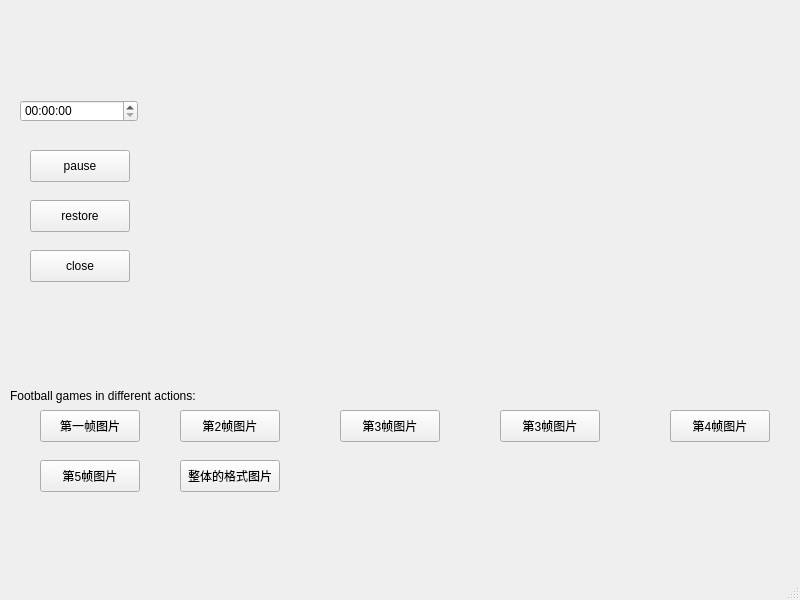
<?xml version="1.0" encoding="UTF-8"?>
<ui version="4.0">
 <class>MainWindow</class>
 <widget class="QMainWindow" name="MainWindow">
  <property name="geometry">
   <rect>
    <x>0</x>
    <y>0</y>
    <width>800</width>
    <height>600</height>
   </rect>
  </property>
  <property name="windowTitle">
   <string>MainWindow</string>
  </property>
  <widget class="QWidget" name="centralwidget">
   <widget class="QWidget" name="verticalLayoutWidget">
    <property name="geometry">
     <rect>
      <x>170</x>
      <y>10</y>
      <width>571</width>
      <height>371</height>
     </rect>
    </property>
    <layout class="QVBoxLayout" name="verticalLayout"/>
   </widget>
   <widget class="QPushButton" name="startButton_1">
    <property name="geometry">
     <rect>
      <x>40</x>
      <y>410</y>
      <width>100</width>
      <height>32</height>
     </rect>
    </property>
    <property name="text">
     <string>第一帧图片</string>
    </property>
   </widget>
   <widget class="QPushButton" name="resumeButton">
    <property name="geometry">
     <rect>
      <x>30</x>
      <y>200</y>
      <width>100</width>
      <height>32</height>
     </rect>
    </property>
    <property name="text">
     <string>restore</string>
    </property>
   </widget>
   <widget class="QPushButton" name="pauseButton">
    <property name="geometry">
     <rect>
      <x>30</x>
      <y>150</y>
      <width>100</width>
      <height>32</height>
     </rect>
    </property>
    <property name="text">
     <string>pause</string>
    </property>
   </widget>
   <widget class="QPushButton" name="closeButton">
    <property name="geometry">
     <rect>
      <x>30</x>
      <y>250</y>
      <width>100</width>
      <height>32</height>
     </rect>
    </property>
    <property name="text">
     <string>close</string>
    </property>
   </widget>
   <widget class="QPushButton" name="startButton_2">
    <property name="geometry">
     <rect>
      <x>180</x>
      <y>410</y>
      <width>100</width>
      <height>32</height>
     </rect>
    </property>
    <property name="text">
     <string>第2帧图片</string>
    </property>
   </widget>
   <widget class="QPushButton" name="startButton_3">
    <property name="geometry">
     <rect>
      <x>340</x>
      <y>410</y>
      <width>100</width>
      <height>32</height>
     </rect>
    </property>
    <property name="text">
     <string>第3帧图片</string>
    </property>
   </widget>
   <widget class="QPushButton" name="startButton_4">
    <property name="geometry">
     <rect>
      <x>500</x>
      <y>410</y>
      <width>100</width>
      <height>32</height>
     </rect>
    </property>
    <property name="text">
     <string>第3帧图片</string>
    </property>
   </widget>
   <widget class="QPushButton" name="startButton_5">
    <property name="geometry">
     <rect>
      <x>670</x>
      <y>410</y>
      <width>100</width>
      <height>32</height>
     </rect>
    </property>
    <property name="text">
     <string>第4帧图片</string>
    </property>
   </widget>
   <widget class="QPushButton" name="startButton_6">
    <property name="geometry">
     <rect>
      <x>40</x>
      <y>460</y>
      <width>100</width>
      <height>32</height>
     </rect>
    </property>
    <property name="text">
     <string>第5帧图片</string>
    </property>
   </widget>
   <widget class="QPushButton" name="startButton_7">
    <property name="geometry">
     <rect>
      <x>180</x>
      <y>460</y>
      <width>100</width>
      <height>32</height>
     </rect>
    </property>
    <property name="text">
     <string>整体的格式图片</string>
    </property>
   </widget>
   <widget class="QTimeEdit" name="timeEdit">
    <property name="geometry">
     <rect>
      <x>20</x>
      <y>100</y>
      <width>118</width>
      <height>22</height>
     </rect>
    </property>
   </widget>
   <widget class="QLabel" name="label">
    <property name="geometry">
     <rect>
      <x>10</x>
      <y>380</y>
      <width>351</width>
      <height>31</height>
     </rect>
    </property>
    <property name="text">
     <string>Football games in different actions:</string>
    </property>
   </widget>
  </widget>
  <widget class="QMenuBar" name="menubar">
   <property name="geometry">
    <rect>
     <x>0</x>
     <y>0</y>
     <width>800</width>
     <height>24</height>
    </rect>
   </property>
  </widget>
  <widget class="QStatusBar" name="statusbar"/>
 </widget>
 <resources/>
 <connections/>
</ui>
